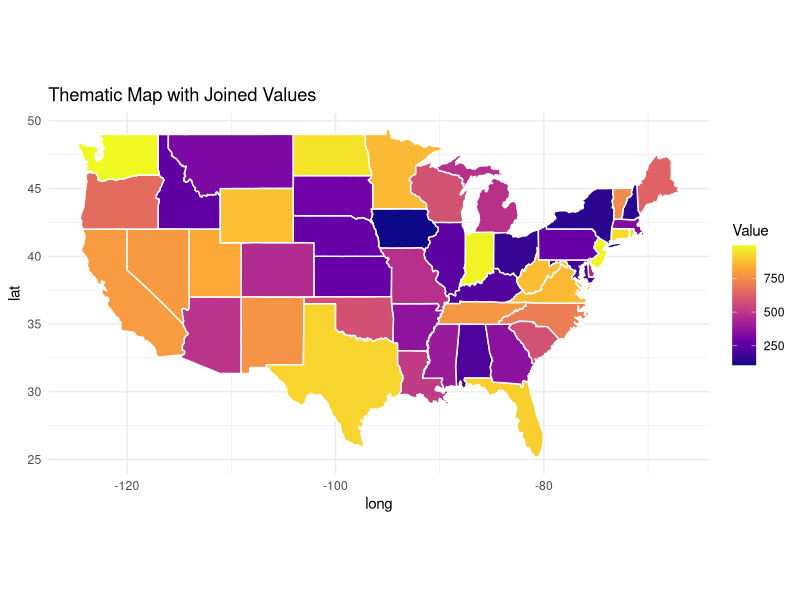

This figure's R source:
library(ggplot2)
library(dplyr)
library(maps)
library(tibble)

# Load map data (lowercase full state names)
us_map <- map_data("state")

# 51-state tibble (state names MUST be lowercase and match `region` in us_map)
state_values <- tibble(
  region = tolower(c("Alabama", "Alaska", "Arizona", "Arkansas", "California", "Colorado",
                     "Connecticut", "Delaware", "Florida", "Georgia", "Hawaii", "Idaho",
                     "Illinois", "Indiana", "Iowa", "Kansas", "Kentucky", "Louisiana",
                     "Maine", "Maryland", "Massachusetts", "Michigan", "Minnesota",
                     "Mississippi", "Missouri", "Montana", "Nebraska", "Nevada",
                     "New Hampshire", "New Jersey", "New Mexico", "New York",
                     "North Carolina", "North Dakota", "Ohio", "Oklahoma", "Oregon",
                     "Pennsylvania", "Rhode Island", "South Carolina", "South Dakota",
                     "Tennessee", "Texas", "Utah", "Vermont", "Virginia", "Washington",
                     "West Virginia", "Wisconsin", "Wyoming", "District of Columbia")),

  value = runif(51, 100, 1000)  # Replace with your real data (e.g., tax per capita)
)

# Note: `us_map` does NOT include DC by default, so it will be ignored unless handled separately.

# Join to map data
map_with_values <- us_map %>%
  left_join(state_values, by = "region")

# Plot the map
ggplot(map_with_values, aes(x = long, y = lat, group = group, fill = value)) +
  geom_polygon(color = "white") +
  coord_fixed(1.3) +
  scale_fill_viridis_c(name = "Value", option = "plasma") +
  theme_minimal() +
  labs(title = "Thematic Map with Joined Values")
